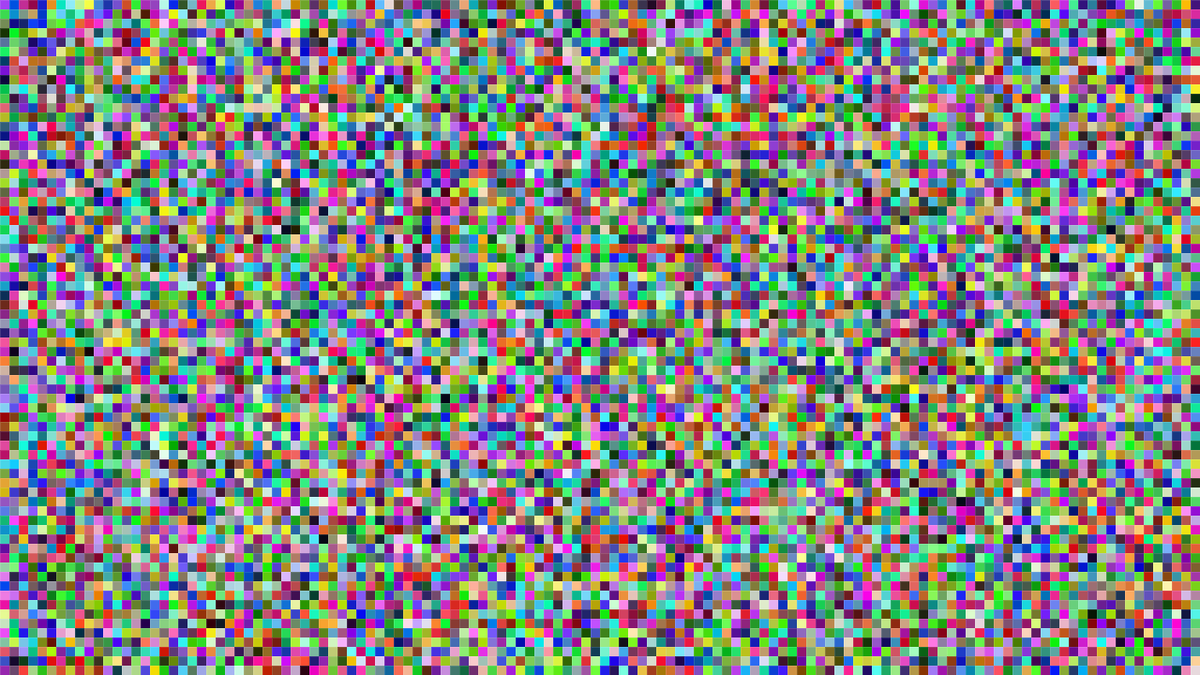
Frame 1 (no input)
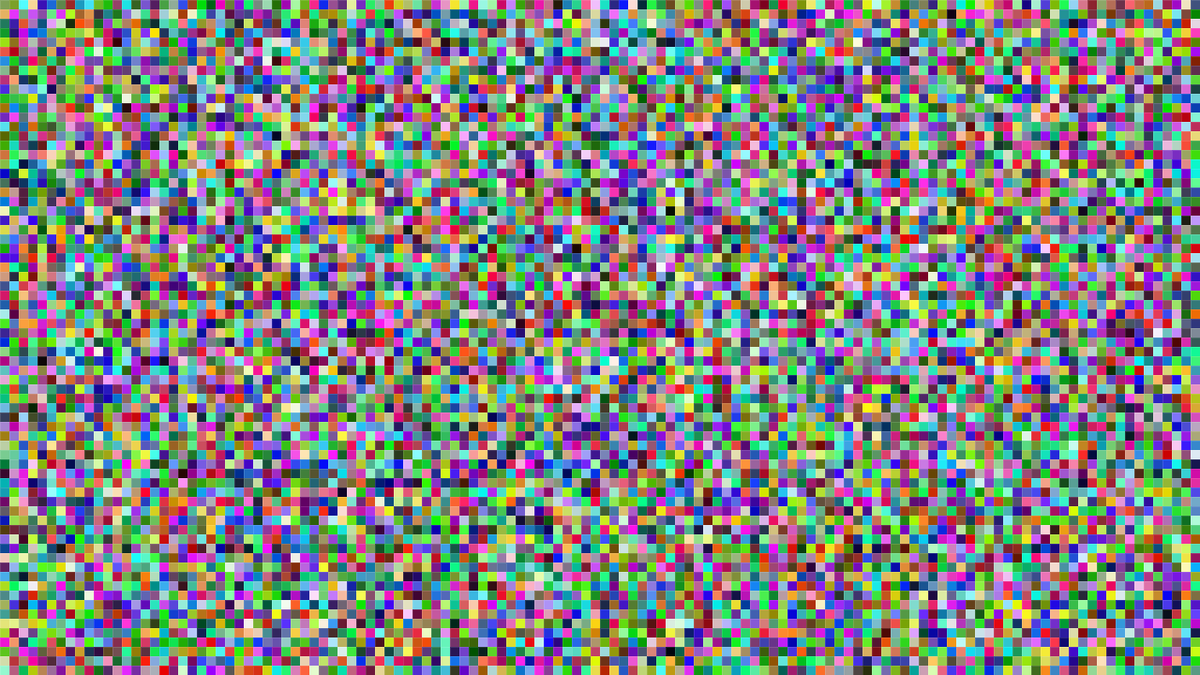
Frame 60 (the mouse pressed at the canvas centre just before this capture)
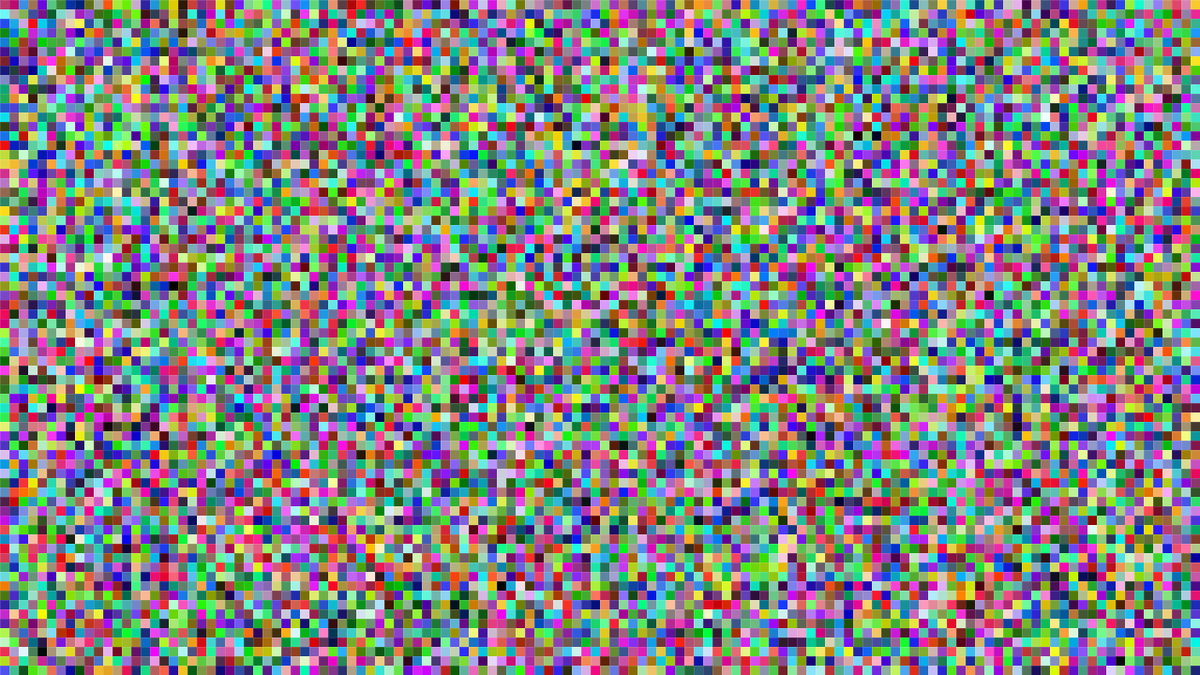
Frame 120 (the mouse held since frame 60 and released just before this capture)

The Processing sketch that drew these frames (run headless with seeded random() and noise(); from frame 60 on, the mouse is pressed at the canvas centre):

// Processing sketch: sketch_6_Random_coloured_squares
// ── sketch_6_Random_coloured_squares.pde
// Source
// Daniel Shiffman
// The Coding Train
// https://www.youtube.com/watch?v=H7frvcAHXps&list=PLRqwX-V7Uu6bm-3M4Wntd4yYZGKwiKfrQ&index=6

float x;
float y;
float sizeX;
float sizeY;

void setup()
{
  size(1280,720);
}

void draw()
{
  background(0);
  stroke(255);
  strokeWeight(0);

  
  sizeX = 10;
  sizeY = 10;
  for (x = 0; x <= width; x += sizeX)
  {
    for (y = 0; y<= height; y += sizeY)
    {
        fill(random(255),random(255),random(255));
       rect(x,y,sizeX,sizeY);
    }
  }
}
